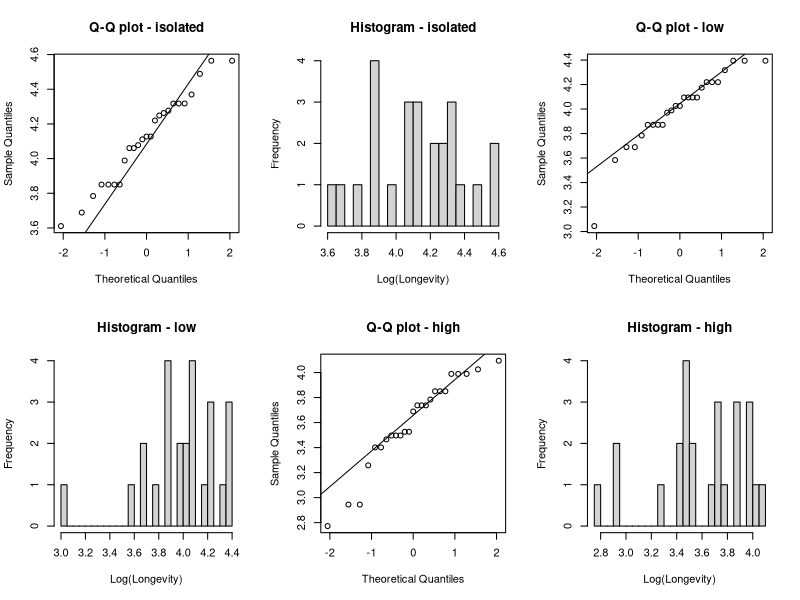
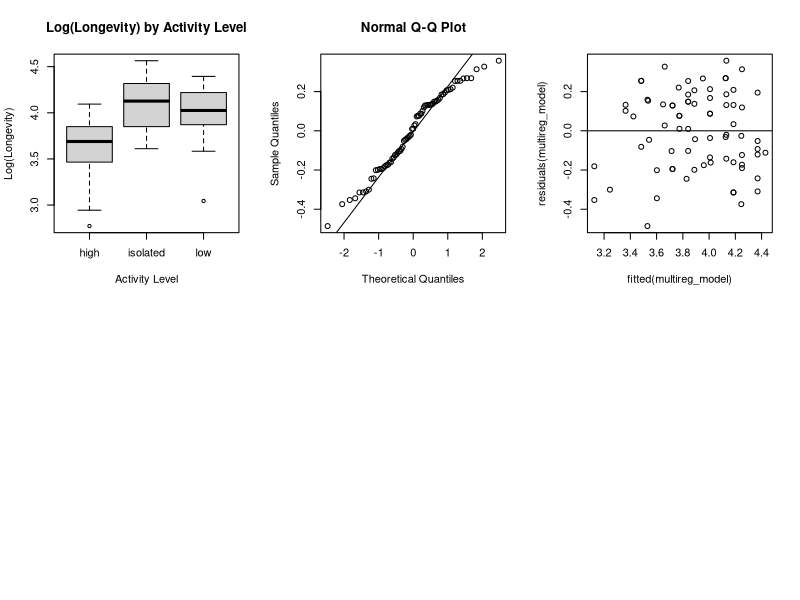
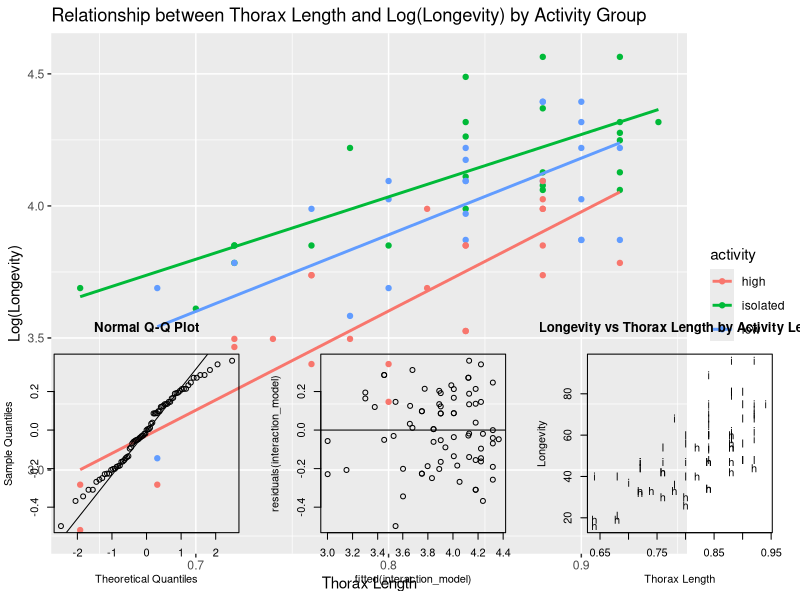
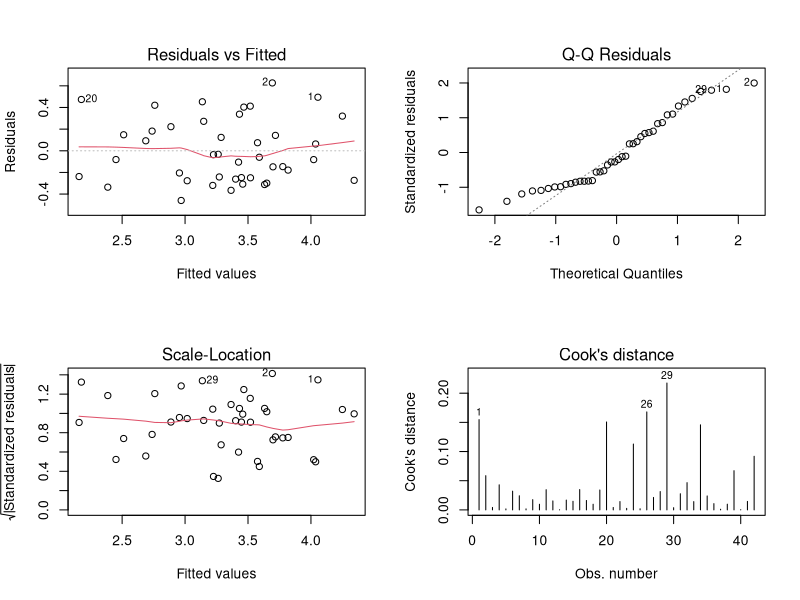
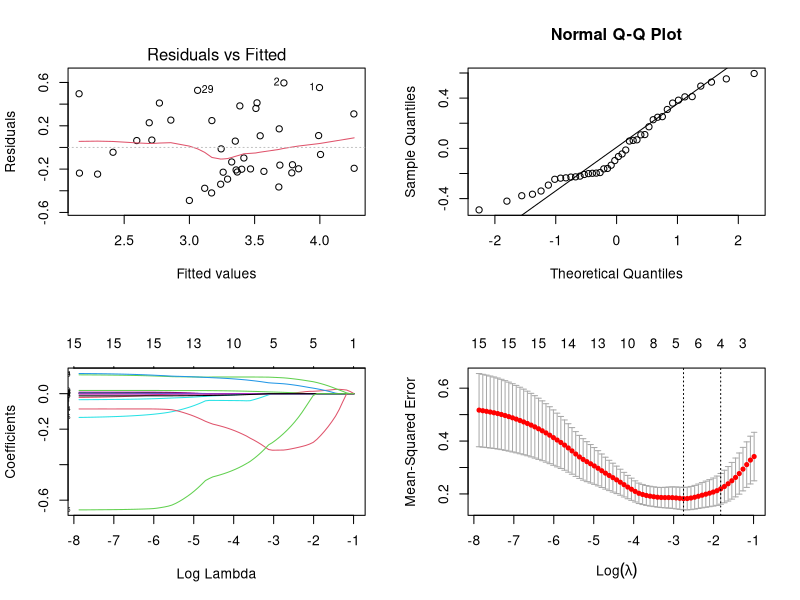
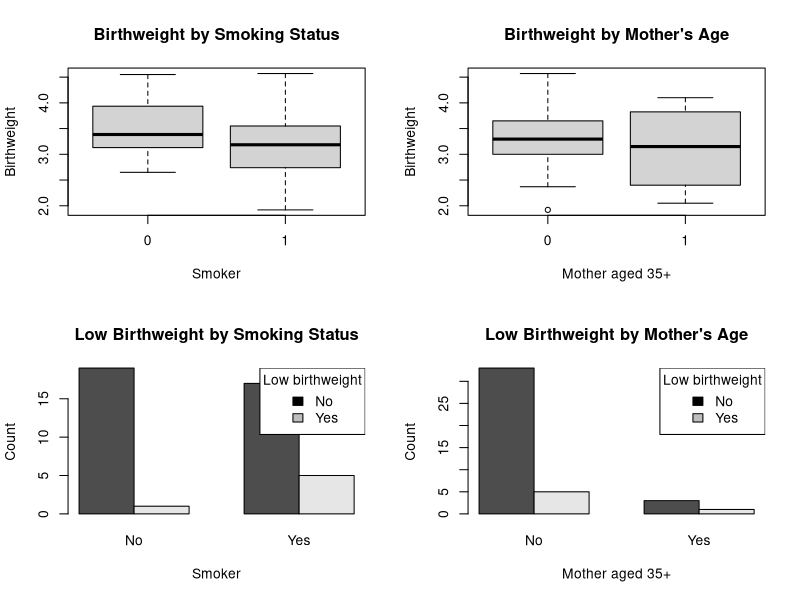
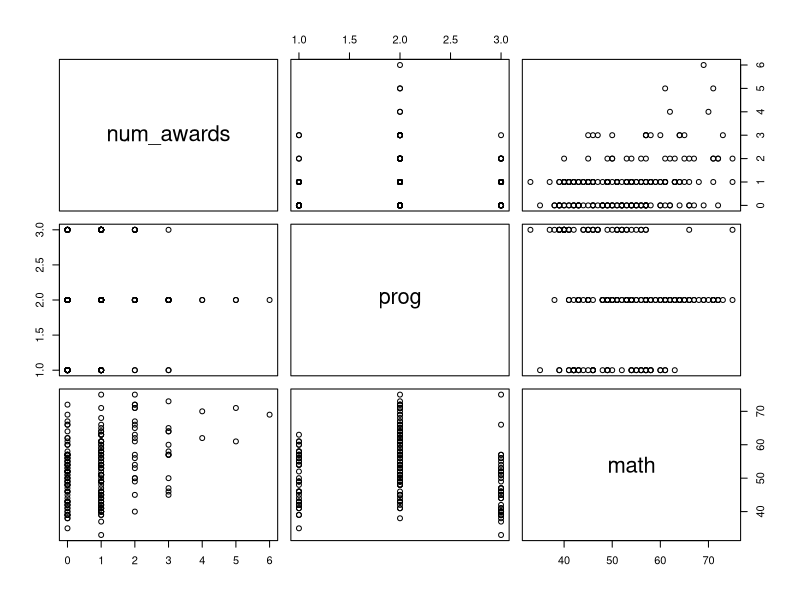

R code for these plots, in order:
## ---- chunk 1
knitr::opts_chunk$set(echo = TRUE)
set.seed(333)
library(lme4)
library(Matrix)
library(carData)
library(ggplot2)
options(digits=3)
## ---- chunk 2
fruitfly_data=read.table(file="fruitflies.txt",header=TRUE)
## ---- chunk 3
fruitfly_data=read.table(file="fruitflies.txt",header=TRUE)
## ---- chunk 4
head(fruitfly_data)
fruitfly_data$loglongevity = log(fruitfly_data$longevity)
head(fruitfly_data)

par(mfrow = c(2, 3))

for (activity_level in unique(fruitfly_data$activity)) {
  data_subset = subset(fruitfly_data, activity == activity_level)$loglongevity
  
  qqnorm(data_subset, main = paste("Q-Q plot -", activity_level))
  qqline(data_subset)
  
  hist(data_subset, main = paste("Histogram -", activity_level), xlab = "Log(Longevity)", breaks = 20)
  
  shapiro_test = shapiro.test(data_subset)
  cat("Shapiro-Wilk test for", activity_level, "activity: p-value =", shapiro_test$p.value, "\n")
}

boxplot(loglongevity ~ activity, data = fruitfly_data, main = "Log(Longevity) by Activity Level", xlab = "Activity Level", ylab = "Log(Longevity)")

kruskal.test(loglongevity ~ activity, data = fruitfly_data)

aggregate(loglongevity ~ activity, data = fruitfly_data, FUN = median)

## ---- chunk 5
multireg_model = lm(loglongevity ~ activity + thorax, data = fruitfly_data)
summary(multireg_model)

qqnorm(residuals(multireg_model))
qqline(residuals(multireg_model))
plot(fitted(multireg_model), residuals(multireg_model))
abline(h = 0)
## ---- chunk 6

average_thorax = mean(fruitfly_data$thorax)

new_data = expand.grid(activity = unique(fruitfly_data$activity), thorax = average_thorax)

new_data$predicted_loglongevity = predict(multireg_model, newdata = new_data)

new_data$predicted_longevity = exp(new_data$predicted_loglongevity)

print(new_data)


## ---- chunk 7
ggplot(fruitfly_data, aes(x = thorax, y = loglongevity, color = activity)) +
  geom_point() +
  geom_smooth(method = "lm", se = FALSE) +
  labs(title = "Relationship between Thorax Length and Log(Longevity) by Activity Group",
       x = "Thorax Length",
       y = "Log(Longevity)")

# added interaction between thorax and activity for regression model
interaction_model = lm(loglongevity ~ thorax * activity, data = fruitfly_data)
summary(interaction_model)


qqnorm(residuals(interaction_model))
qqline(residuals(interaction_model))

plot(fitted(interaction_model), residuals(interaction_model))
abline(h = 0)

## ---- chunk 8

# this plot as it is done in the lecture but there are probably better ways to do it
plot(longevity ~ thorax, data = fruitfly_data, pch = as.character(fruitfly_data$activity),
     main = "Longevity vs Thorax Length by Activity Level",
     xlab = "Thorax Length", ylab = "Longevity")



fruitfly_data$activity = as.factor(fruitfly_data$activity)

ancova_model = lm(longevity ~ activity + thorax, data = fruitfly_data)

summary(ancova_model)

anova(ancova_model)

drop1(ancova_model, test = "F")



## ---- chunk 9
birthweight_data=read.csv(file="Birthweight.csv",header=TRUE)

## ---- chunk 10
# Assuming birthweight_data is your dataset
summary(birthweight_data)

# Fit a linear model
TJ_BW <- lm(Birthweight ~ Length + Headcirc + Gestation + mage + mnocig + mheight + mppwt + fage + fedyrs + fnocig + fheight, data=birthweight_data)

# Plot diagnostics for influential points
par(mfrow=c(2,2))
plot(TJ_BW, which=1:4) # Plots for residuals, leverage, etc.
round(cooks.distance(TJ_BW),2)


## ---- chunk 11
predictors <- birthweight_data[, c("Length", "Headcirc", "Gestation", "mage", "mnocig", "mheight", "mppwt", "fage", "fedyrs", "fnocig", "fheight")]
print(cor(predictors))
library(car)
vif_values <- vif(TJ_BW)
print(vif_values)
## ---- chunk 12
summary(TJ_BW)
TJ_BW_reduced <- step(TJ_BW, direction = "backward")
summary(TJ_BW_reduced)
## ---- chunk 13
plot(TJ_BW_reduced, which = 1)

qqnorm(residuals(TJ_BW_reduced))
qqline(residuals(TJ_BW_reduced))
shapiro.test(residuals(TJ_BW_reduced))
## ---- chunk 14
# Calculate the average values for the predictors
avg_data <- data.frame(
  Length = mean(birthweight_data$Length, na.rm = TRUE),
  Headcirc = mean(birthweight_data$Headcirc, na.rm = TRUE),
  Gestation = mean(birthweight_data$Gestation, na.rm = TRUE),
  mage = mean(birthweight_data$mage, na.rm = TRUE),
  mppwt = mean(birthweight_data$mppwt, na.rm = TRUE),
  fheight = mean(birthweight_data$fheight, na.rm = TRUE)
)

# Assuming your model is named 'TJ_BW_reduced' and is already fitted with the correct formula
# Predict the Birthweight for the average values with 95% confidence interval
confidence_interval <- predict(TJ_BW_reduced, newdata = avg_data, interval = "confidence", level = 0.95)

# Predict the Birthweight for the average values with 95% prediction interval
prediction_interval <- predict(TJ_BW_reduced, newdata = avg_data, interval = "prediction", level = 0.95)

# View the results
confidence_interval
prediction_interval
## ---- chunk 15
library(glmnet)
set.seed(3)
x=as.matrix(birthweight_data[,-3]) #remove the response variable
y=as.double(as.matrix(birthweight_data[,3])) #only the response variable
train=sample(1:nrow(x),0.67*nrow(x)) # train by using 2/3 of the data
x.train=x[train,]; y.train=y[train] # data to train
x.test=x[-train,]; y.test=y[-train] # data to test the prediction quality
lasso.mod=glmnet(x.train,y.train,alpha=1)
cv.lasso=cv.glmnet(x.train,y.train,alpha=1,type.measure="mse")
plot(lasso.mod,label=T,xvar="lambda") #have a look at the lasso path
plot(cv.lasso) # the best lambda by cross-validation
lambda.min=cv.lasso$lambda.min; lambda.1se=cv.lasso$lambda.1se
coef(lasso.mod,s=cv.lasso$lambda.1se) #beta’s for the best lambda
y.pred=predict(lasso.mod,s=lambda.1se,newx=x.test) #predict for test
mse.lasso=mean((y.test-y.pred)^2) #mse for the predicted test rows
## ---- chunk 16
boxplot(birthweight_data$Birthweight ~ birthweight_data$smoker, main = "Birthweight by Smoking Status", xlab = "Smoker", ylab = "Birthweight")
boxplot(birthweight_data$Birthweight ~ birthweight_data$mage35, main = "Birthweight by Mother's Age", xlab = "Mother aged 35+", ylab = "Birthweight")
barplot(table(birthweight_data$lowbwt, birthweight_data$smoker), beside = TRUE, main = "Low Birthweight by Smoking Status", xlab = "Smoker", ylab = "Count", names.arg = c("No", "Yes"), legend = TRUE)
legend("topright", legend = c("No", "Yes"), 
       fill = c("black", "grey"), 
       title = "Low birthweight")
barplot(table(birthweight_data$lowbwt, birthweight_data$mage35), beside = TRUE, main = "Low Birthweight by Mother's Age", xlab = "Mother aged 35+", ylab = "Count", names.arg = c("No", "Yes"), legend = TRUE)
legend("topright", legend = c("No", "Yes"), 
       fill = c("black", "grey"), 
       title = "Low birthweight")
table(birthweight_data$smoker, birthweight_data$lowbwt)
table(birthweight_data$mage35, birthweight_data$lowbwt)


## ---- chunk 17
TJ_LOWBWT <- glm(lowbwt ~ Gestation + mage35 + smoker, data = birthweight_data, family = binomial)
summary(TJ_LOWBWT)
exp(coef(TJ_LOWBWT))

## ---- chunk 18
# Model with Gestation * smoker interaction
TJ_LOWBWT_GestSmoker <- glm(lowbwt ~ mage35 +Gestation * smoker, data = birthweight_data)
summary(TJ_LOWBWT_GestSmoker)
exp(coef(TJ_LOWBWT_GestSmoker))

# Model with Gestation * mage35 interaction
TJ_LOWBWT_GestMage35 <- glm(lowbwt ~ smoker +Gestation * mage35, data = birthweight_data)
summary(TJ_LOWBWT_GestMage35)
exp(coef(TJ_LOWBWT_GestMage35))
## ---- chunk 19
# Assuming the model is stored in model_g
model_g <- glm(lowbwt ~ Gestation + smoker + Gestation:smoker, data = birthweight_data)

# New data frame for prediction at 40 weeks
new_data <- data.frame(Gestation = c(40, 40),
                       smoker = c(0, 1))

# Predict probabilities using the model
probabilities <- predict(model_g, newdata = new_data, type = "response")

# Print the probabilities for non-smokers and smokers
print(probabilities)

# No need to convert to odds if you're interested in probabilities

## ---- chunk 20
contingency_table <- table(birthweight_data$lowbwt, birthweight_data$smoker)
chi_squared_result <- chisq.test(contingency_table)
print(chi_squared_result)
## ---- chunk 21
awards_data=read.table(file="awards.txt",header=TRUE)
## ---- chunk 22
summary(awards_data)
pairs(awards_data)

awardsglm <- glm(num_awards ~ factor(prog), family="poisson", data=awards_data)
summary(awardsglm)
predict(awardsglm, newdata=data.frame(prog=c(1, 2, 3)), type="response")
## ---- chunk 23
# Kruskal-Wallis test
kw_test_result <- kruskal.test(num_awards ~ prog, data = awards_data)

# Output the result
kw_test_result
## ---- chunk 24
awardsmath <- glm(num_awards ~ factor(prog)*math, family="poisson", data=awards_data)
summary(awardsmath)


# Assuming your fitted model is stored in `model` and includes prog, math, and their interaction
# Create a new data frame for prediction with prog as numeric 1, 2, 3
new_data <- data.frame(prog = factor(c(1, 2, 3), levels = c(1, 2, 3)),
                       math = 56)

# Predict the number of awards using the model
predictions <- predict(awardsmath, newdata=new_data, type="response")

# Add predictions to the new_data dataframe for easy viewing
new_data$predicted_awards <- predictions

# View the predictions
print(new_data)
